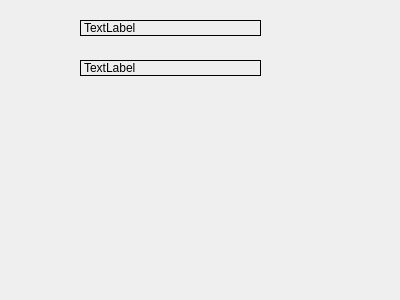
<?xml version="1.0" encoding="UTF-8"?>
<ui version="4.0">
 <class>Widget</class>
 <widget class="QWidget" name="Widget">
  <property name="geometry">
   <rect>
    <x>0</x>
    <y>0</y>
    <width>400</width>
    <height>300</height>
   </rect>
  </property>
  <property name="windowTitle">
   <string>Widget</string>
  </property>
  <widget class="QLabel" name="label">
   <property name="geometry">
    <rect>
     <x>80</x>
     <y>20</y>
     <width>181</width>
     <height>16</height>
    </rect>
   </property>
   <property name="frameShape">
    <enum>QFrame::Box</enum>
   </property>
   <property name="text">
    <string>TextLabel</string>
   </property>
  </widget>
  <widget class="QLabel" name="label_2">
   <property name="geometry">
    <rect>
     <x>80</x>
     <y>60</y>
     <width>181</width>
     <height>16</height>
    </rect>
   </property>
   <property name="frameShape">
    <enum>QFrame::Box</enum>
   </property>
   <property name="text">
    <string>TextLabel</string>
   </property>
  </widget>
 </widget>
 <layoutdefault spacing="6" margin="11"/>
 <resources/>
 <connections/>
</ui>
